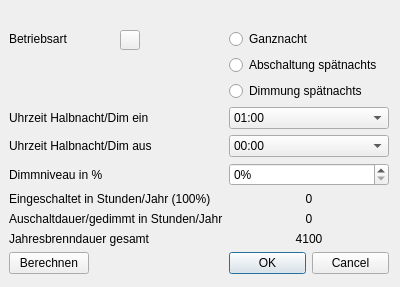
<?xml version="1.0" encoding="UTF-8"?>
<ui version="4.0">
 <class>Dialog</class>
 <widget class="QDialog" name="Dialog">
  <property name="geometry">
   <rect>
    <x>0</x>
    <y>0</y>
    <width>400</width>
    <height>287</height>
   </rect>
  </property>
  <property name="windowTitle">
   <string>Dialog</string>
  </property>
  <widget class="QWidget" name="formLayoutWidget">
   <property name="geometry">
    <rect>
     <x>9</x>
     <y>29</y>
     <width>380</width>
     <height>251</height>
    </rect>
   </property>
   <layout class="QFormLayout" name="formLayout">
    <item row="1" column="0">
     <widget class="QLabel" name="label">
      <property name="text">
       <string>Betriebsart</string>
      </property>
     </widget>
    </item>
    <item row="1" column="1">
     <widget class="QRadioButton" name="radioButton_3">
      <property name="enabled">
       <bool>true</bool>
      </property>
      <property name="text">
       <string>Ganznacht</string>
      </property>
      <attribute name="buttonGroup">
       <string notr="true">buttonGroup</string>
      </attribute>
     </widget>
    </item>
    <item row="2" column="1">
     <widget class="QRadioButton" name="radioButton_2">
      <property name="enabled">
       <bool>true</bool>
      </property>
      <property name="text">
       <string>Abschaltung spätnachts</string>
      </property>
      <attribute name="buttonGroup">
       <string notr="true">buttonGroup</string>
      </attribute>
     </widget>
    </item>
    <item row="3" column="1">
     <widget class="QRadioButton" name="radioButton">
      <property name="enabled">
       <bool>true</bool>
      </property>
      <property name="contextMenuPolicy">
       <enum>Qt::PreventContextMenu</enum>
      </property>
      <property name="text">
       <string>Dimmung spätnachts</string>
      </property>
      <attribute name="buttonGroup">
       <string notr="true">buttonGroup</string>
      </attribute>
     </widget>
    </item>
    <item row="5" column="0">
     <widget class="QLabel" name="label_3">
      <property name="text">
       <string>Uhrzeit Halbnacht/Dim ein</string>
      </property>
     </widget>
    </item>
    <item row="5" column="1">
     <widget class="QComboBox" name="comboBox">
      <item>
       <property name="text">
        <string>01:00</string>
       </property>
      </item>
      <item>
       <property name="text">
        <string>00:30</string>
       </property>
      </item>
      <item>
       <property name="text">
        <string>00:00</string>
       </property>
      </item>
      <item>
       <property name="text">
        <string>23:30</string>
       </property>
      </item>
      <item>
       <property name="text">
        <string>23:00</string>
       </property>
      </item>
      <item>
       <property name="text">
        <string>22:30</string>
       </property>
      </item>
      <item>
       <property name="text">
        <string>22:00</string>
       </property>
      </item>
      <item>
       <property name="text">
        <string>21:30</string>
       </property>
      </item>
      <item>
       <property name="text">
        <string>21:00</string>
       </property>
      </item>
      <item>
       <property name="text">
        <string>20:30</string>
       </property>
      </item>
      <item>
       <property name="text">
        <string>20:00</string>
       </property>
      </item>
     </widget>
    </item>
    <item row="6" column="0">
     <widget class="QLabel" name="label_4">
      <property name="text">
       <string>Uhrzeit Halbnacht/Dim aus</string>
      </property>
     </widget>
    </item>
    <item row="6" column="1">
     <widget class="QComboBox" name="comboBox_2">
      <item>
       <property name="text">
        <string>00:00</string>
       </property>
      </item>
      <item>
       <property name="text">
        <string>00:30</string>
       </property>
      </item>
      <item>
       <property name="text">
        <string>01:00</string>
       </property>
      </item>
      <item>
       <property name="text">
        <string>01:30</string>
       </property>
      </item>
      <item>
       <property name="text">
        <string>02:00</string>
       </property>
      </item>
      <item>
       <property name="text">
        <string>02:30</string>
       </property>
      </item>
      <item>
       <property name="text">
        <string>03:00</string>
       </property>
      </item>
      <item>
       <property name="text">
        <string>03:30</string>
       </property>
      </item>
      <item>
       <property name="text">
        <string>04:00</string>
       </property>
      </item>
      <item>
       <property name="text">
        <string>04:30</string>
       </property>
      </item>
      <item>
       <property name="text">
        <string>05:00</string>
       </property>
      </item>
      <item>
       <property name="text">
        <string>05:30</string>
       </property>
      </item>
      <item>
       <property name="text">
        <string>06:30</string>
       </property>
      </item>
      <item>
       <property name="text">
        <string>07:00</string>
       </property>
      </item>
     </widget>
    </item>
    <item row="7" column="0">
     <widget class="QLabel" name="label_5">
      <property name="text">
       <string>Dimmniveau in %</string>
      </property>
     </widget>
    </item>
    <item row="7" column="1">
     <widget class="QSpinBox" name="spinBox">
      <property name="wrapping">
       <bool>false</bool>
      </property>
      <property name="specialValueText">
       <string/>
      </property>
      <property name="suffix">
       <string>%</string>
      </property>
      <property name="maximum">
       <number>100</number>
      </property>
     </widget>
    </item>
    <item row="8" column="0">
     <widget class="QLabel" name="label_2">
      <property name="text">
       <string>Eingeschaltet in Stunden/Jahr (100%)</string>
      </property>
     </widget>
    </item>
    <item row="8" column="1">
     <widget class="QLabel" name="label_6">
      <property name="text">
       <string>0</string>
      </property>
      <property name="alignment">
       <set>Qt::AlignCenter</set>
      </property>
     </widget>
    </item>
    <item row="9" column="0">
     <widget class="QLabel" name="label_7">
      <property name="styleSheet">
       <string notr="true"/>
      </property>
      <property name="frameShadow">
       <enum>QFrame::Plain</enum>
      </property>
      <property name="text">
       <string>Auschaltdauer/gedimmt in Stunden/Jahr</string>
      </property>
     </widget>
    </item>
    <item row="9" column="1">
     <widget class="QLabel" name="label_8">
      <property name="sizeIncrement">
       <size>
        <width>0</width>
        <height>0</height>
       </size>
      </property>
      <property name="text">
       <string>0</string>
      </property>
      <property name="alignment">
       <set>Qt::AlignCenter</set>
      </property>
     </widget>
    </item>
    <item row="10" column="0">
     <widget class="QLabel" name="label_9">
      <property name="styleSheet">
       <string notr="true"/>
      </property>
      <property name="frameShadow">
       <enum>QFrame::Plain</enum>
      </property>
      <property name="text">
       <string>Jahresbrenndauer gesamt</string>
      </property>
     </widget>
    </item>
    <item row="10" column="1">
     <widget class="QLabel" name="label_10">
      <property name="sizeIncrement">
       <size>
        <width>0</width>
        <height>0</height>
       </size>
      </property>
      <property name="text">
       <string>4100</string>
      </property>
      <property name="alignment">
       <set>Qt::AlignCenter</set>
      </property>
     </widget>
    </item>
    <item row="11" column="1">
     <widget class="QDialogButtonBox" name="buttonBox">
      <property name="orientation">
       <enum>Qt::Horizontal</enum>
      </property>
      <property name="standardButtons">
       <set>QDialogButtonBox::Cancel|QDialogButtonBox::Ok</set>
      </property>
     </widget>
    </item>
    <item row="11" column="0">
     <widget class="QPushButton" name="pushButton">
      <property name="text">
       <string>Berechnen</string>
      </property>
     </widget>
    </item>
   </layout>
  </widget>
  <widget class="QPushButton" name="pushButton_20">
   <property name="geometry">
    <rect>
     <x>120</x>
     <y>30</y>
     <width>20</width>
     <height>20</height>
    </rect>
   </property>
   <property name="text">
    <string/>
   </property>
  </widget>
 </widget>
 <resources/>
 <connections>
  <connection>
   <sender>buttonBox</sender>
   <signal>accepted()</signal>
   <receiver>Dialog</receiver>
   <slot>accept()</slot>
   <hints>
    <hint type="sourcelabel">
     <x>248</x>
     <y>254</y>
    </hint>
    <hint type="destinationlabel">
     <x>157</x>
     <y>274</y>
    </hint>
   </hints>
  </connection>
  <connection>
   <sender>buttonBox</sender>
   <signal>rejected()</signal>
   <receiver>Dialog</receiver>
   <slot>reject()</slot>
   <hints>
    <hint type="sourcelabel">
     <x>316</x>
     <y>260</y>
    </hint>
    <hint type="destinationlabel">
     <x>286</x>
     <y>274</y>
    </hint>
   </hints>
  </connection>
 </connections>
 <buttongroups>
  <buttongroup name="buttonGroup"/>
 </buttongroups>
</ui>
